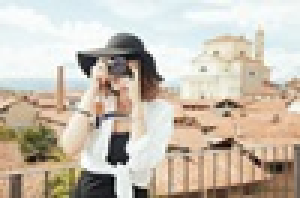
#> input picture bg.png, 100 x 66 px (shown 3 times larger)
$ jupyter execute Matplot.ipynb
#> lines starting #> are read from the running program, lines starting #| are printed output that depends on the picture
[cell 1]
import numpy as np
import matplotlib.pyplot as plt

x = np.linspace(0, 5, 11)
y = x ** 3

print(x)
plt.plot(x, y)
plt.title("Sonali")
plt.xlabel("X axis")
plt.ylabel("Y axis")
plt.show()
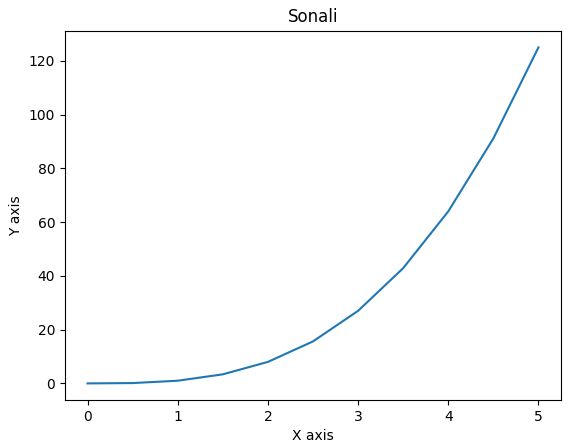
#> figure drawn by matplotlib, 1 panel; curve peaks at x = 5, y = 125

[cell 2]
plt.subplot(2,2,1)
plt.plot(x**2,x**2)
plt.subplot(2,2,4)
plt.plot(x,y)
plt.subplot(2,2,2)
plt.plot(y,x)
plt.subplot(2,2,3)
plt.plot(x,y)
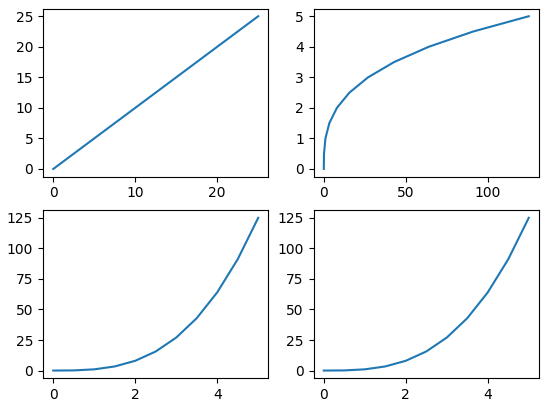
#> figure drawn by matplotlib, 4 panels; panel 1: curve peaks at x = 25, y = 25; panel 2: curve peaks at x = 5, y = 125; panel 3: curve peaks at x = 125, y = 5; panel 4: curve peaks at x = 5, y = 125

[cell 3]
#Object Oriented Way
import matplotlib.pyplot as plt
import numpy as np

x = np.linspace(0, 5, 11)
y = x ** 3
fig=plt.figure()
axis1=fig.add_axes([0.1,0.1,1,1])
axis1.plot(x,y)
axis2=fig.add_axes([0.3,0.4,0.3,0.3])
axis2.plot(x,y)
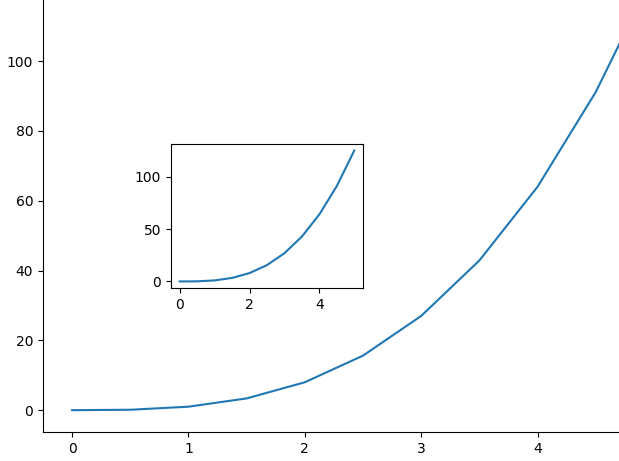
#> figure drawn by matplotlib, 2 panels; panel 1: curve peaks at x = 5, y = 125; panel 2: curve peaks at x = 5, y = 125

[cell 4]
#Types of plots
plt.scatter(x,y)
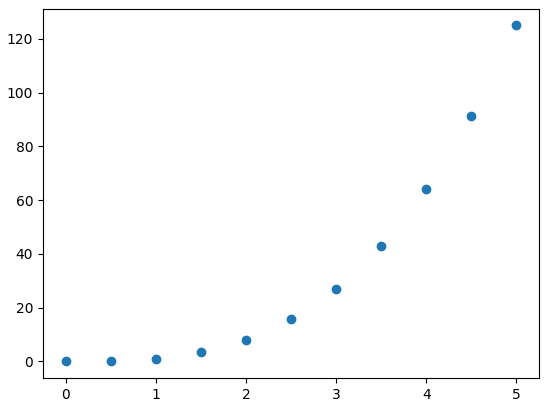
#> figure drawn by matplotlib, 1 panel

[cell 5]
from random import sample
data=sample(range(1,1000),100)
plt.hist(data)
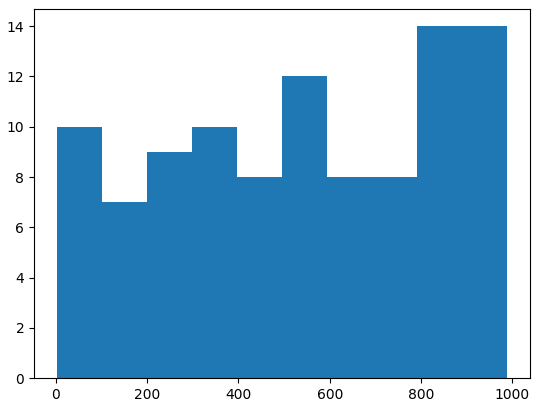
#> figure drawn by matplotlib, 1 panel

[cell 6]
plt.boxplot(x)
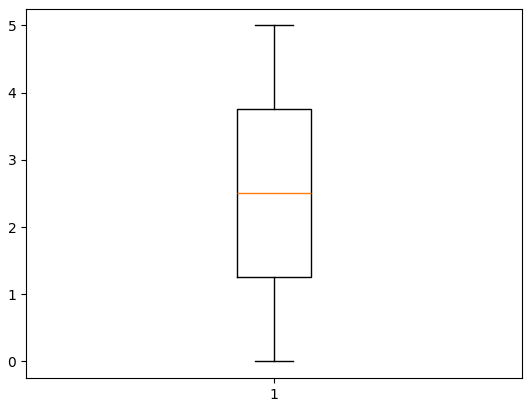
#> figure drawn by matplotlib, 1 panel

[cell 7]
#Saving your plots
fig=plt.figure()
ax=fig.add_axes([0.1,0.1,0.8,0.8])
ax.plot(x,y)
plt.savefig("basicplot.png")
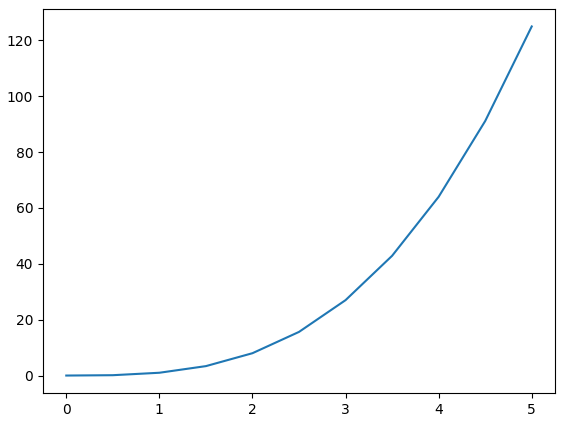
#> figure drawn by matplotlib, 1 panel; curve peaks at x = 5, y = 125

[cell 8]
from google.colab import drive
drive.mount('/content/drive')

[cell 9]
#Working with images
from PIL import Image
import matplotlib.pyplot as plt

img = Image.open('bg.png')
#> img is the input picture: PIL image 100x66 RGB; mean R, G, B 199.4, 189.4, 175.3
plt.imshow(img)
plt.axis('off')
plt.show()

[cell 10]
cropped_img = img.crop((100, 50, 300, 200))
#> cropped_img: PIL image 200x150 RGB; every value is 0

plt.imshow(cropped_img)
plt.axis('off')
plt.show()

[cell 11]
#Designing
plt.plot(x,y,color="Red")
#> figure, not shown here; curve peaks at x = 5, y = 125

[cell 12]
xaxis = np.linspace(0,5,11)
fig, ax = plt.subplots(figsize=(12,6))

ax.plot(xaxis, xaxis+1, color="red", linewidth=0.25)
ax.plot(xaxis, xaxis+2, color="red", linewidth=0.50)
ax.plot(xaxis, xaxis+3, color="red", linewidth=1.00)
ax.plot(xaxis, xaxis+4, color="red", linewidth=2.00)

# possible linestype options ‘-‘, ‘–’, ‘-.’, ‘:’, ‘steps’
ax.plot(xaxis, xaxis+5, color="green", lw=3, linestyle='-')
ax.plot(xaxis, xaxis+6, color="green", lw=3, ls='-.')
ax.plot(xaxis, xaxis+7, color="green", lw=3, ls=':')

# custom dash
line, = ax.plot(xaxis, xaxis+8, color="black", lw=1.50)
line.set_dashes([5, 50, 15, 50]) # format: line length, space length, ...

# possible marker symbols: marker = '+', 'o', '*', 's', ',', '.', '1', '2', '3', '4', ...
ax.plot(xaxis, xaxis+ 9, color="blue", lw=3, ls='-', marker='+')
ax.plot(xaxis, xaxis+10, color="blue", lw=3, ls='--', marker='o')
ax.plot(xaxis, xaxis+11, color="blue", lw=3, ls='-', marker='s')
ax.plot(xaxis, xaxis+12, color="blue", lw=3, ls='--', marker='1')
ax.plot(xaxis, xaxis+13, color="purple", lw=1, ls='-', marker='o', markersize=2)
ax.plot(xaxis, xaxis+14, color="purple", lw=1, ls='-', marker='o', markersize=4)
ax.plot(xaxis, xaxis+15, color="purple", lw=1, ls='-', marker='o', markersize=8, markerfacecolor="red")
ax.plot(xaxis, xaxis+16, color="purple", lw=1, ls='-', marker='s', markersize=8,
        markerfacecolor="yellow", markeredgewidth=3, markeredgecolor="green");
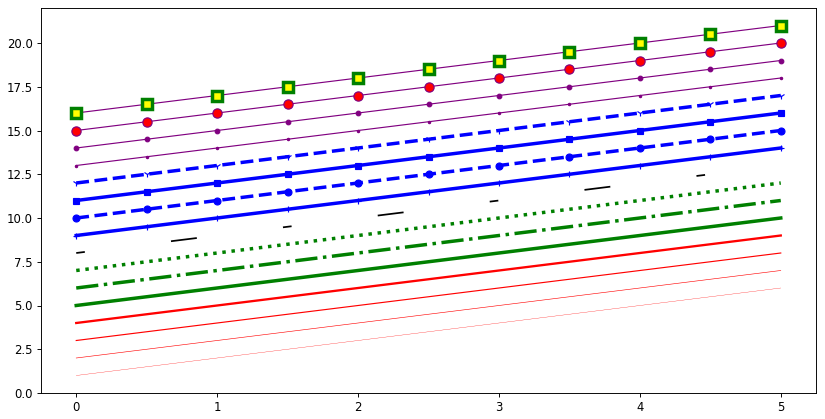
#> figure drawn by matplotlib, 1 panel; curve peaks at x = 5, y = 6; curve peaks at x = 5, y = 7; curve peaks at x = 5, y = 8
